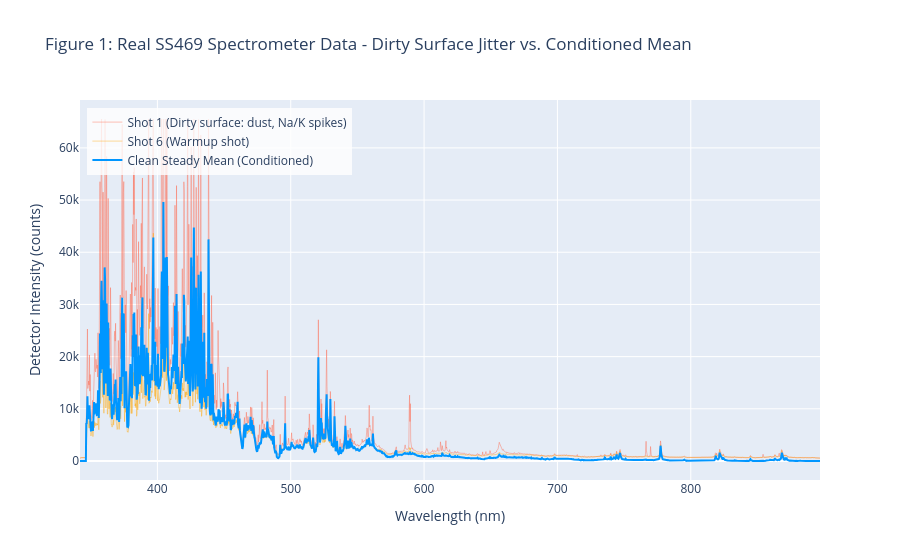

Notebook source saved alongside this figure:
### Code cell
# Interactive Plot: Raw Laser Jitter vs. Conditioned Clean Spectrum
fig1 = go.Figure()

# Plot noisy individual shots
fig1.add_trace(go.Scatter(
    x=wavelengths, y=raw_shots[0], mode='lines',
    line=dict(color='rgba(255, 99, 71, 0.4)', width=1),
    name='Shot 1 (Dirty surface: dust, Na/K spikes)'
))
fig1.add_trace(go.Scatter(
    x=wavelengths, y=raw_shots[5], mode='lines',
    line=dict(color='rgba(255, 165, 0, 0.4)', width=1),
    name='Shot 6 (Warmup shot)'
))

# Plot clean steady-state mean
fig1.add_trace(go.Scatter(
    x=wavelengths, y=clean_mean, mode='lines',
    line=dict(color='rgb(0, 150, 255)', width=2),
    name='Clean Steady Mean (Conditioned)'
))

fig1.update_layout(
    title="Figure 1: Real SS469 Spectrometer Data - Dirty Surface Jitter vs. Conditioned Mean",
    xaxis_title="Wavelength (nm)",
    yaxis_title="Detector Intensity (counts)",
    hovermode="x unified",
    legend=dict(x=0.01, y=0.98, bgcolor='rgba(255,255,255,0.8)')
)
fig1.show()

### Figure 1 — Plotly figure (JSON) as saved in the notebook; plotly's stock layout.template omitted (floating-point values rounded to 4 significant figures; data arrays with more than 128 entries replaced by an {"elided": "..."} marker saying what was removed)
{"data": [{"line": {"color": "rgba(255, 99, 71, 0.4)", "width": 1}, "mode": "lines", "name": "Shot 1 (Dirty surface: dust, Na/K spikes)", "type": "scatter", "x": {"elided": "2048 float values"}, "y": {"elided": "2048 float values"}}, {"line": {"color": "rgba(255, 165, 0, 0.4)", "width": 1}, "mode": "lines", "name": "Shot 6 (Warmup shot)", "type": "scatter", "x": {"elided": "2048 float values"}, "y": {"elided": "2048 float values"}}, {"line": {"color": "rgb(0, 150, 255)", "width": 2}, "mode": "lines", "name": "Clean Steady Mean (Conditioned)", "type": "scatter", "x": {"elided": "2048 float values"}, "y": {"elided": "2048 float values"}}], "layout": {"hovermode": "x unified", "legend": {"bgcolor": "rgba(255,255,255,0.8)", "x": 0.01, "y": 0.98}, "title": {"text": "Figure 1: Real SS469 Spectrometer Data - Dirty Surface Jitter vs. Conditioned Mean"}, "xaxis": {"title": {"text": "Wavelength (nm)"}}, "yaxis": {"title": {"text": "Detector Intensity (counts)"}}}}
